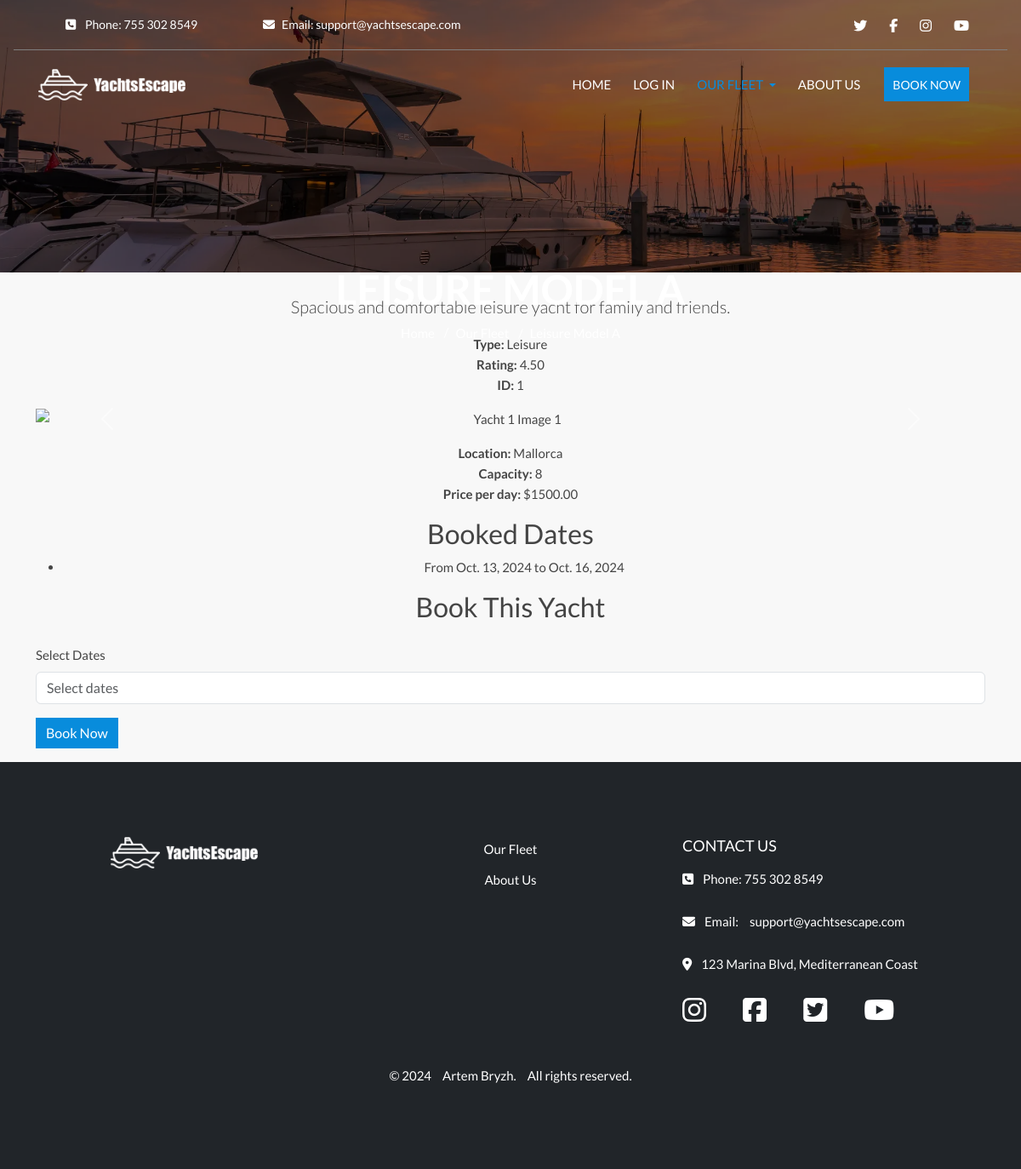
Page /yachts/yacht/1/ on the committed database.
### yachts/models.py (models this page shows, shortened)
class Yacht(models.Model):
    COUNTRY_CHOICES = [
        ('Turkey', 'Turkey'),
        ('France', 'France'),
        ('Spain', 'Spain'),
    ]
    name = models.CharField(max_length=100)
    id = models.AutoField(primary_key=True)
    type = models.CharField(max_length=50, default='default_type')
    description = models.TextField()
    country = models.CharField(max_length=50, choices=COUNTRY_CHOICES, default='Turkey')
    location = models.CharField(max_length=100)
    capacity = models.IntegerField()
    price_per_day = models.DecimalField(max_digits=8, decimal_places=2)
    rating = models.DecimalField(max_digits=6, decimal_places=2, null=True, blank=True)
    available = models.BooleanField(default=True)
    image_url = models.URLField(max_length=1024, null=True, blank=True)
    card_image = models.ImageField(upload_to='yachts/cards/', null=True, blank=True)
    detail_image = models.ImageField(upload_to='yachts/details/', null=True, blank=True)
    detail_image_url = models.URLField(max_length=1024, null=True, blank=True)

### booking/models.py (models this page shows, shortened)
class Booking(models.Model):
    yacht = models.ForeignKey(Yacht, on_delete=models.CASCADE, related_name='bookings')
    start_date = models.DateField()
    end_date = models.DateField()
    total_cost = models.DecimalField(max_digits=10, decimal_places=2, default=0.00)
    status = models.CharField(
        max_length=20,
        choices=[
            ('pending', 'Pending'),  # Initial status, awaiting confirmation
            ('confirmed', 'Confirmed'),  # Status when payment is successful
            ('cancelled', 'Cancelled')  # Status when the booking is cancelled
        ],
        default='pending'  # Default to 'pending' until payment is confirmed
    )

### yachts/views.py (the view)
# urls.py: path('yacht/<int:yacht_id>/', views.yacht_detail, name='yacht_detail'),  # URL для страницы с деталями яхты
def yacht_detail(request, yacht_id):
    yacht = get_object_or_404(Yacht, id=yacht_id)
    bookings = Booking.objects.filter(yacht=yacht).values('start_date', 'end_date')
    booked_dates = []
    for booking in bookings:
        start_date = booking['start_date']
        end_date = booking['end_date']
        print(f"Start Date Type: {type(start_date)}, End Date Type: {type(end_date)}")
        if isinstance(start_date, datetime):
            start_date_str = start_date.strftime('%Y-%m-%d')
        else:
            start_date_str = start_date  # If already a string
        if isinstance(end_date, datetime):
            end_date_str = end_date.strftime('%Y-%m-%d')
        else:
            end_date_str = end_date  # If already a string
        booked_dates.append({
            'start': start_date_str,
            'end': end_date_str
        })
    print("Booked Dates List:", booked_dates)
    if request.method == 'POST':
        form = BookingForm(request.POST)
        if form.is_valid():
            booking = form.save(commit=False)
            booking.yacht = yacht  # Assign the current yacht to the booking
            booking.user = request.user  # Assign the current user to the booking
            date_range = form.cleaned_data['date_range']
            start_date_str, end_date_str = date_range.split(" to ")
            booking.start_date = datetime.strptime(start_date_str, '%Y-%m-%d').date()
            booking.end_date = datetime.strptime(end_date_str, '%Y-%m-%d').date()
            booking.save()  # Save the booking instance
            return redirect('booking_success')  # Redirect to the booking success page
    else:
        form = BookingForm()
    context = {
        'yacht': yacht,
        'booked_dates': booked_dates,
        'form': form,  # Pass the form to the context
    }
    return render(request, 'yachts/yacht_detail.html', context)

### booking/forms.py (shortened to what this page needs)
class BookingForm(forms.ModelForm):
    date_range = forms.CharField(label='Select Dates', required=True)
    class Meta:
        model = Booking
        fields = ['yacht', 'date_range']

### yachts/templates/yachts/yacht_detail.html (shortened to what this page needs)
{% extends 'base.html' %}
{% load static %}
{% block extra_css %}
<link rel="stylesheet" href="{% static 'css/yachts/yacht-list.css' %}">
{% endblock %}
{% block content %}
<div class="container text-center">
    <div class="header-content">
        <h1 class="hero-title">{{ yacht.name }}</h1>
        <div class="breadcrumb-container">
            <nav aria-label="breadcrumb">
                <ol class="breadcrumb">
                    <li class="breadcrumb-item"><a href="{% url 'home' %}">Home</a></li>
                    <li class="breadcrumb-item"><a href="{% url 'yacht_list' %}">Our Fleet</a></li>
                    <li class="breadcrumb-item active" aria-current="page">{{ yacht.name }}</li>
                </ol>
            </nav>
        </div>
    </div>
    <p class="lead mt-4">{{ yacht.description }}</p>
    <ul class="list-unstyled">
        <li><strong>Type:</strong> {{ yacht.type }}</li>
        <li><strong>Rating:</strong> {{ yacht.rating }}</li>
        <li><strong>ID:</strong> {{ yacht.id }}</li>
    </ul>
    <div id="yachtGallery" class="carousel slide" data-bs-ride="carousel">
        <div class="carousel-inner">
        </div>
        <button class="carousel-control-prev" type="button" data-bs-target="#yachtGallery" data-bs-slide="prev">
            <span class="carousel-control-prev-icon" aria-hidden="true"></span>
        </button>
        <button class="carousel-control-next" type="button" data-bs-target="#yachtGallery" data-bs-slide="next">
            <span class="carousel-control-next-icon" aria-hidden="true"></span>
        </button>
    </div>
    <ul class="list-unstyled mt-3">
        <li><strong>Location:</strong> {{ yacht.location }}</li>
        <li><strong>Capacity:</strong> {{ yacht.capacity }}</li>
        <li><strong>Price per day:</strong> ${{ yacht.price_per_day }}</li>
    </ul>
    <h2>Booked Dates</h2>
    <ul>
        {% for date in booked_dates %}
        <li>From {{ date.start }} to {{ date.end }}</li>
        {% empty %}
        <li>No booked dates</li>
        {% endfor %}
    </ul>
    <h2>Book This Yacht</h2>
    <form id="bookingForm" method="post" action="{% url 'booking_create' %}" class="text-start mt-4">
        <div class="row mb-3">
            <div class="col-md-12">
                <label for="dateRange" class="form-label">Select Dates</label>
                <input type="text" id="dateRange" name="date_range" class="form-control" placeholder="Select dates"
                    required>
            </div>
        </div>
        <button type="submit" class="btn btn-primary" onclick="handleFormSubmit(event)">Book Now</button>
    </form>
</div>
{% endblock %}

### static/css/base.css (style rules this page uses)
* { margin: 0; padding: 0; border: 0; }
html, body { height: 100%; }
body { background-color: #f8f8f8; font: 15px/1.6 'Lato'; color: #444444; display: flex; flex-direction: column; min-height: 100vh; }
a { line-height: inherit; vertical-align: middle; }
.breadcrumb { background-color: transparent; padding: 0; margin-bottom: 0; color: #ffffff; display: inline-block; }
.breadcrumb-item + .breadcrumb-item::before { color: #ffffff; }
.breadcrumb-item a { color: #ffffff; text-decoration: none; display: inline-block; vertical-align: middle; line-height: normal; }
.breadcrumb-item, .breadcrumb-item a { display: inline-block; vertical-align: middle; line-height: 1.5; }
.breadcrumb-item.active { color: #ffffff; }

### static/css/yachts/yacht-list.css (style rules this page uses)
.header-content { position: absolute; top: 26%; left: 50%; transform: translate(-50%, -50%); text-align: center; z-index: 2; }
.hero-title { color: white; font-size: 48px; font-weight: bold; text-transform: uppercase; z-index: 2; }
.btn-primary { background-color: #088cdc; border-radius: 0; border: none; color: #fff; transition: background-color 0.3s ease; }

### rows in the picture
Yacht: name "LEISURE MODEL A", description "Spacious and comfortable leisure yacht for family and friends.", type "Leisure", rating "4.50", id "1", location "Mallorca", capacity "8", price_per_day "1500.00"
Booking: start "Oct. 13, 2024", end "Oct. 16, 2024"
